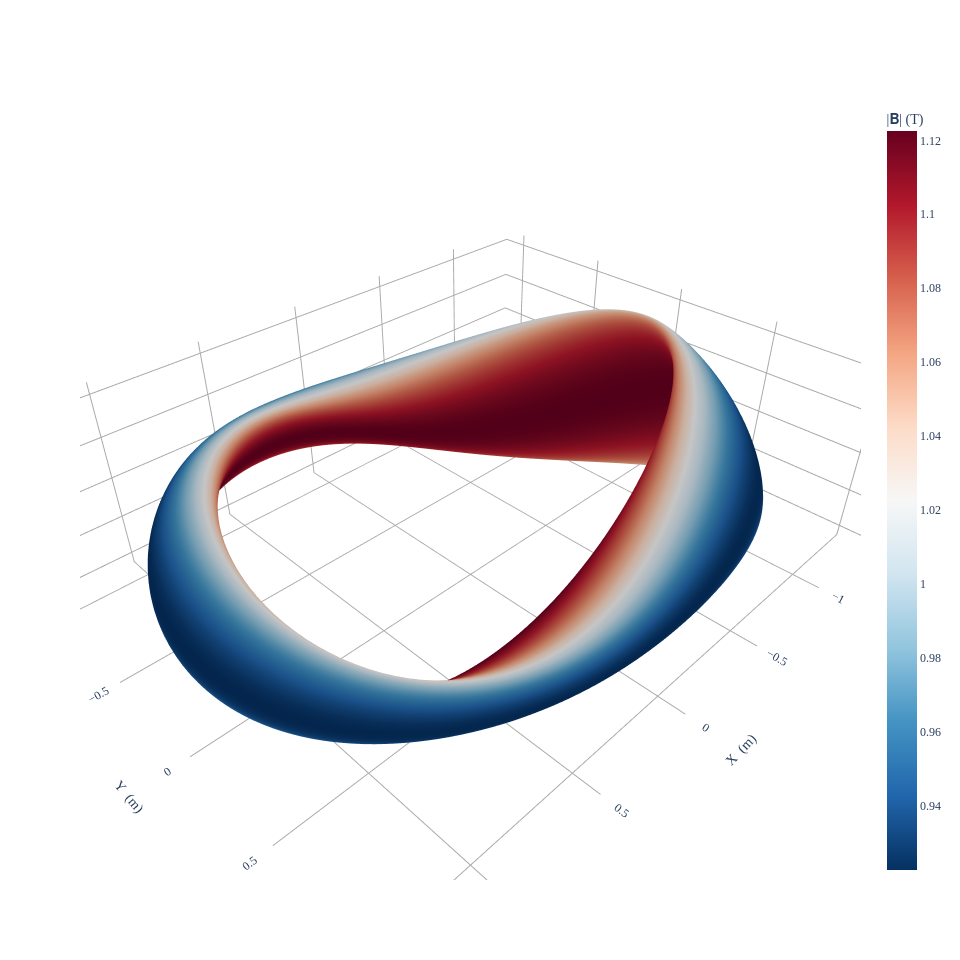

The cell this chart's notebook holds for it:
### Code cell
from desc.plotting import plot_3d
import desc.examples
eq = desc.examples.get("precise_QA")
surface = eq.surface
plot_3d(eq, "|B|")

### Figure 1 — Plotly figure (JSON) as saved in the notebook; plotly's stock layout.template omitted (floating-point values rounded to 4 significant figures; data arrays with more than 128 entries replaced by an {"elided": "..."} marker saying what was removed)
{"data": [{"colorbar": {"title": {"text": "|𝐁| (T)"}}, "colorscale": [[0, "rgb(5,48,97)"], [0.1, "rgb(33,102,172)"], [0.2, "rgb(67,147,195)"], [0.3, "rgb(146,197,222)"], [0.4, "rgb(209,229,240)"], [0.5, "rgb(247,247,247)"], [0.6, "rgb(253,219,199)"], [0.7, "rgb(244,165,130)"], [0.8, "rgb(214,96,77)"], [0.9, "rgb(178,24,43)"], [1, "rgb(103,0,31)"]], "flatshading": true, "i": {"elided": "40200 int values"}, "intensity": {"elided": "20301 float values"}, "j": {"elided": "40200 int values"}, "k": {"elided": "40200 int values"}, "name": "|𝐁| (T)", "opacity": 1, "showscale": true, "type": "mesh3d", "x": {"elided": "20301 float values"}, "y": {"elided": "20301 float values"}, "z": {"elided": "20301 float values"}}], "layout": {"font": {"family": "Times"}, "height": 960.1, "scene": {"aspectmode": "data", "xaxis": {"backgroundcolor": "white", "gridcolor": "darkgrey", "showbackground": false, "showgrid": true, "showticklabels": true, "title": {"text": "X  (m)"}, "zeroline": true, "zerolinecolor": "darkgrey"}, "yaxis": {"backgroundcolor": "white", "gridcolor": "darkgrey", "showbackground": false, "showgrid": true, "showticklabels": true, "title": {"text": "Y  (m)"}, "zeroline": true, "zerolinecolor": "darkgrey"}, "zaxis": {"backgroundcolor": "white", "gridcolor": "darkgrey", "showbackground": false, "showgrid": true, "showticklabels": true, "title": {"text": "Z  (m)"}, "zeroline": true, "zerolinecolor": "darkgrey"}}, "title": {"text": "", "x": 0.5, "xanchor": "center", "y": 0.9, "yanchor": "top"}, "width": 960.1}}
